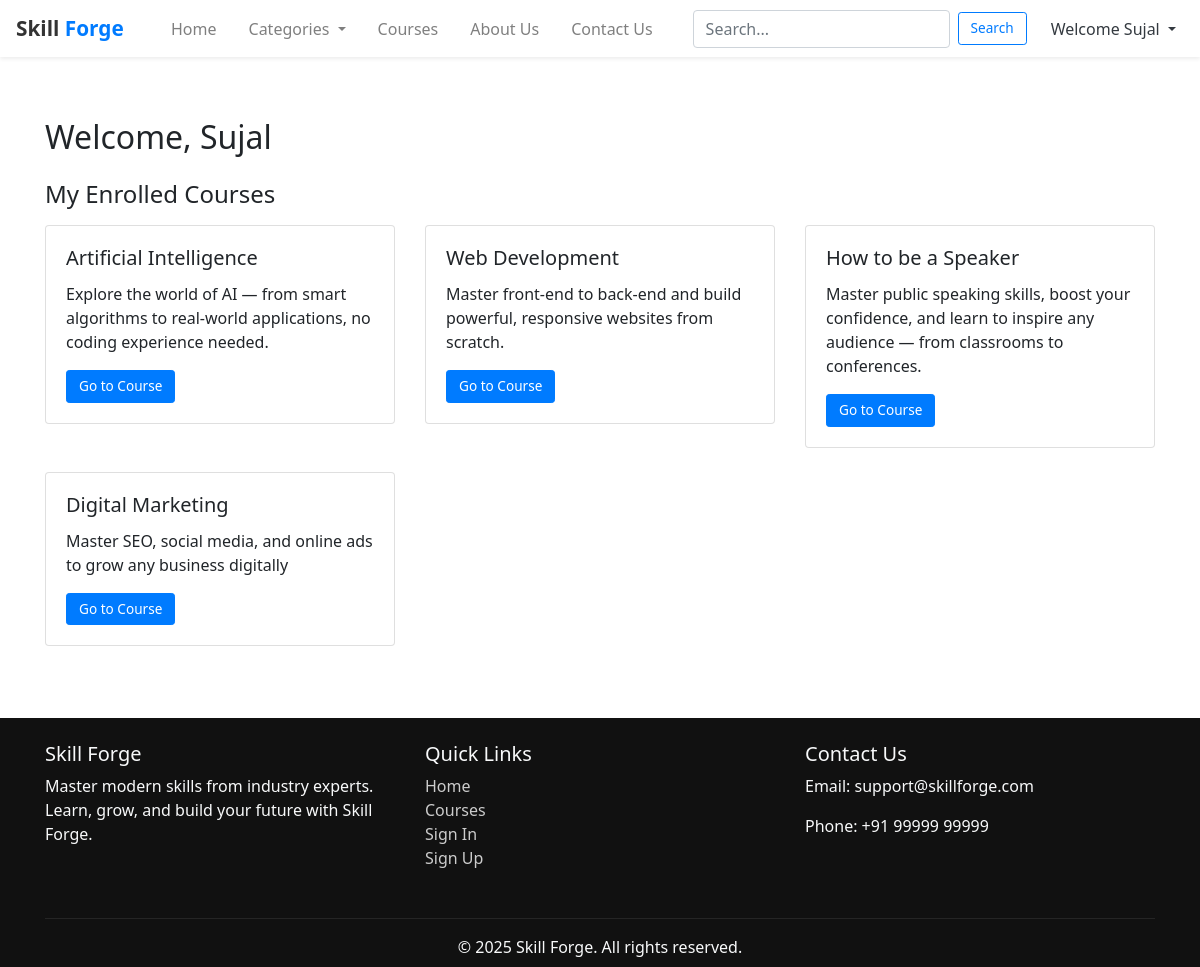
The page /dashboard/ (signed in) on the database its author committed.
### core/models.py (models this page shows, shortened)
class User(AbstractUser):
    pass

class Enrollment(models.Model):
    student = models.ForeignKey(User, on_delete=models.CASCADE)
    course = models.ForeignKey(Course, on_delete=models.CASCADE)
    enrolled_on = models.DateTimeField(auto_now_add=True)

class Course(models.Model):
    title = models.CharField(max_length=200)
    description = models.TextField()
    category = models.ForeignKey(Category, on_delete=models.CASCADE)
    image = models.ImageField(upload_to='course_images/', null=True, blank=True)
    price = models.DecimalField(max_digits=6, decimal_places=2)
    is_published = models.BooleanField(default=False)
    created_at = models.DateTimeField(auto_now_add=True)

### core/views.py (the view)
# urls.py: path('dashboard/', views.dashboard, name='dashboard'),
@login_required
def dashboard(request):
    enrolled_courses = Enrollment.objects.filter(student=request.user).select_related('course')
    return render(request, 'dashboard.html', {
        'user': request.user,
        'enrolled_courses': enrolled_courses,
    })

### core/templates/dashboard.html (shortened to what this page needs)
{% extends "base.html" %}
{% block content %}
<div class="container mt-5">
  <h2 class="mb-4">Welcome, {{ user.username }} </h2>
  <h4 class="mb-3">My Enrolled Courses</h4>
  <div class="row">
    {% if enrolled_courses %}
      {% for enrollment in enrolled_courses %}
        <div class="col-md-4">
          <div class="card course-card mb-4">
            <div class="card-body">
              <h5 class="card-title">{{ enrollment.course.title }}</h5>
              <p class="card-text">{{ enrollment.course.description|truncatewords:20 }}</p>
              <a href="#" class="btn btn-primary btn-sm">Go to Course</a>
            </div>
          </div>
        </div>
      {% endfor %}
    {% else %}
      <div class="col">
        <p>You haven't enrolled in any course yet.</p>
      </div>
    {% endif %}
  </div>
</div>
{% endblock %}

### core/templates/base.html (shortened to what this page needs)
{% load static %}
<!DOCTYPE html>
<html lang="en">
<head>
  <link rel="stylesheet" href="https://stackpath.bootstrapcdn.com/bootstrap/4.5.2/css/bootstrap.min.css">
  <link rel="stylesheet" href="https://cdnjs.cloudflare.com/ajax/libs/font-awesome/5.15.4/css/all.min.css">
</head>
<body>
  <nav class="navbar navbar-expand-lg navbar-light bg-white shadow-sm fixed-top">
      <a class="navbar-brand d-flex align-items-center" href="{% url 'index' %}">
        <span>Skill <span style="color:#007bff;">Forge</span></span>
      </a>
      <div class="collapse navbar-collapse" id="navbarNav">
        <ul class="navbar-nav ml-auto">
          <li class="nav-item mx-2">
            <a class="nav-link" href="{% url 'index' %}">Home</a>
          </li>
          <li class="nav-item dropdown mx-2">
            <a class="nav-link dropdown-toggle" href="#" id="categoryDropdown" role="button" data-toggle="dropdown">
              Categories
            </a>
           </li>
          <li class="nav-item mx-2">
            <a class="nav-link" href="{% url 'course_detail' 1 %}">Courses</a>
          </li>
          <li class="nav-item mx-2">
            <a class="nav-link" href="{% url 'aboutUs'  %}">About Us</a>
          </li>
          <li class="nav-item mx-2">
            <a class="nav-link" href="{% url 'contactUs'  %}">Contact Us</a>
          </li>
        </ul>
        <form class="form-inline mx-2" method="get" action="{% url 'search_results' %}">
          <input class="form-control mr-sm-2" type="search" name="q" placeholder="Search..." required>
          <button class="btn btn-outline-primary btn-sm" type="submit">Search</button>
        </form>
        {% if user.is_authenticated %}
  <ul class="navbar-nav ml-2">
    <li class="nav-item dropdown">
      <a class="nav-link dropdown-toggle text-dark" href="#" id="userDropdown" role="button" data-toggle="dropdown">
        Welcome {{ user.username }}
      </a>
    </li>
  </ul>
{% endif %}
      </div>
  </nav>
    {% block content %}
    {% endblock %}
  <footer class="text-light pt-4 pb-2 mt-5">
    <div class="container">
      <div class="row">
        <div class="col-md-4 mb-3">
          <h5>Skill Forge</h5>
          <p>Master modern skills from industry experts. Learn, grow, and build your future with Skill Forge.</p>
        </div>
        <div class="col-md-4 mb-3">
          <h5>Quick Links</h5>
          <ul class="list-unstyled">
            <li><a href="{% url 'index' %}">Home</a></li>
            <li><a href="{% url 'course_detail' 1 %}">Courses</a></li>
            <li><a href="{% url 'signin' %}">Sign In</a></li>
            <li><a href="{% url 'signup' %}">Sign Up</a></li>
          </ul>
        </div>
        <div class="col-md-4 mb-3">
          <h5>Contact Us</h5>
          <p>Email: support@skillforge.com</p>
          <p>Phone: +91 99999 99999</p>
        </div>
      </div>
      <hr style="background-color: rgba(255,255,255,0.1);">
      <div class="text-center">
        <p class="mb-0">&copy; 2025 Skill Forge. All rights reserved.</p>
      </div>
    </div>
  </footer>
</body>
</html>

### core/templates/base.html (style rules this page uses)
body { font-family: 'Segoe UI', Tahoma, Geneva, Verdana, sans-serif; padding-top: 70px; }
.navbar-brand span { font-weight: 600; font-size: 1.3rem; color: #333; }
.btn-sm { padding: 5px 12px; font-size: 0.85rem; }
footer { background-color: #111; }
footer a { color: #ccc; text-decoration: none; }

### rows shown on the page
User: username "Sujal"
Enrollment: course "Artificial Intelligence", course.description "Explore the world of AI — from smart algorithms to real-world applications, no coding experience needed."
Enrollment: course "Web Development", course.description "Master front-end to back-end and build powerful, responsive websites from scratch."
Enrollment: course "How to be a Speaker", course.description "Master public speaking skills, boost your confidence, and learn to inspire any audience — from classrooms to conferences."
Enrollment: course "Digital Marketing", course.description "Master SEO, social media, and online ads to grow any business digitally"
